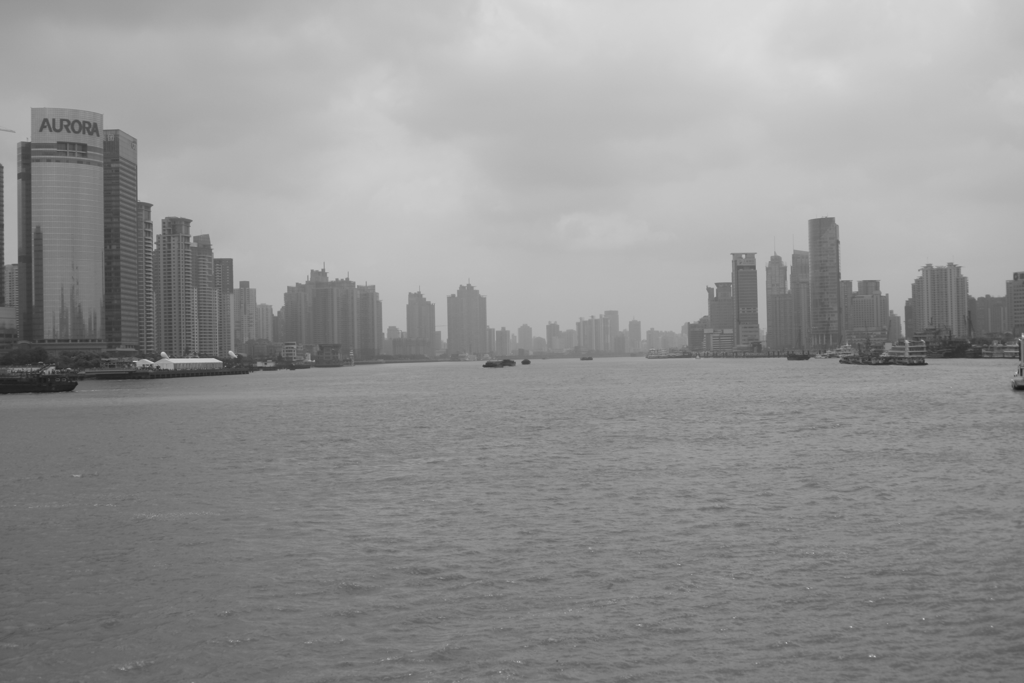
#> input picture Python/Panorama/shanghai-11.png, 1024 x 683 px
$ python Paorama.py
#> lines starting #> are read from the running program, lines starting #| are printed output that depends on the picture
import cv2
import matplotlib.pyplot as plt
import numpy as np


############
#Subsection 1
############
##SET 08###


img1=cv2.imread('shanghai-11.png');
#> img1 is the input picture: shape (683, 1024, 3); min 22, max 220, mean 146.7
img2=cv2.imread('shanghai-12.png');
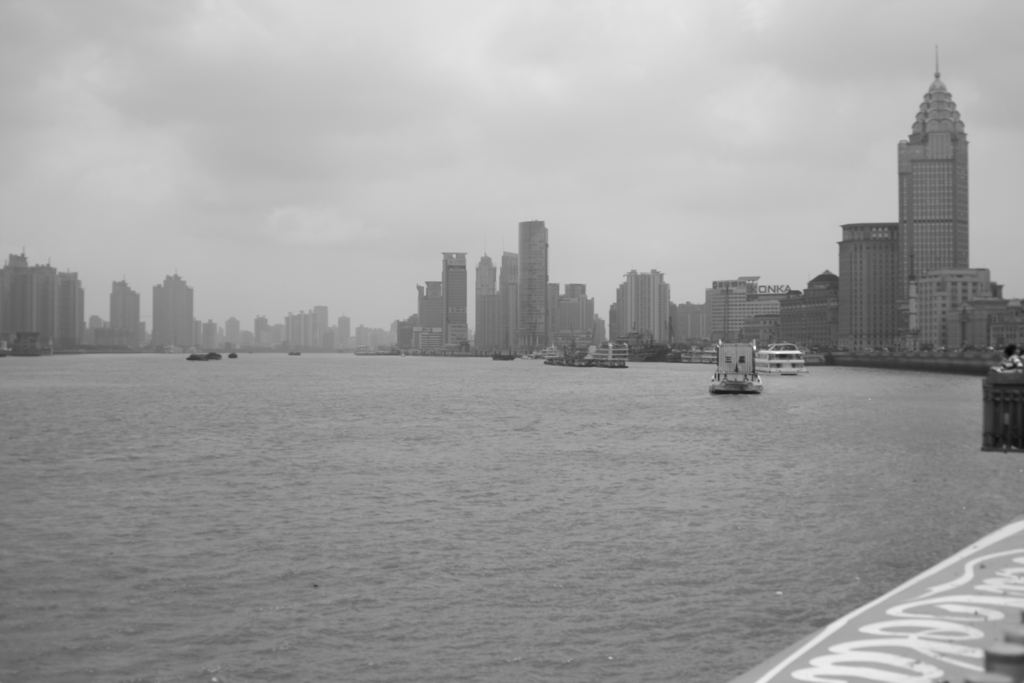
#> input picture Python/Panorama/shanghai-12.png, 1024 x 683 px
#> img2 is the input picture: shape (683, 1024, 3); min 8, max 255, mean 157.7
img3=cv2.imread('shanghai-13.png');
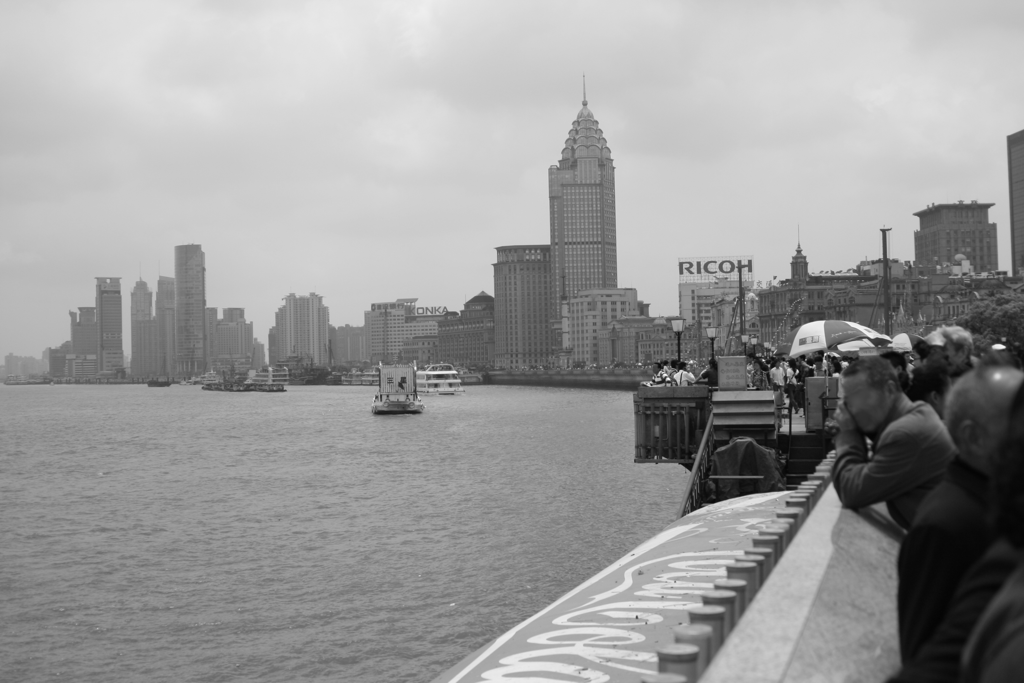
#> input picture Python/Panorama/shanghai-13.png, 1024 x 683 px
#> img3 is the input picture: shape (683, 1024, 3); min 3, max 251, mean 154.1

img1HSV=cv2.cvtColor(img1,cv2.COLOR_BGR2HSV)
#> img1HSV: shape (683, 1024, 3); mean H, S, V 0, 0, 146.7
img1HSV[:,:,2]+=17;
#> img1HSV: shape (683, 1024, 3); mean H, S, V 0, 0, 163.7
img1HSV[:,1,:]+=1;
#> img1HSV: shape (683, 1024, 3); mean H, S, V 0, 0, 163.7
img1HSV[1,:,:]+=10;
#> img1HSV: shape (683, 1024, 3); mean H, S, V 0, 0, 163.7
img1=cv2.cvtColor(img1HSV,cv2.COLOR_HSV2BGR)
#functia pentru incadrarea imaginilor dupa alipire/suprapunere(incadrarea panoramica)
# [14 lines left out: function trim, not called in this run]
#endregion


####################################################################################
#determinarea similaritatilor si alipirea imaginilor,daca imaginile au aceeasi incaltime.
####################################################################################


def matchCreatorForSameHight(img1, img2):
    orb = cv2.ORB_create()
    kp0, des0 = orb.detectAndCompute(img1, None)
#> kp0 = 500 keypoints; strongest (x, y, size): (163, 352, 31), (163, 353, 37.2), (134, 363, 31), (220, 361, 31)
    kp1, des1 = orb.detectAndCompute(img2, None)
#> kp1 = 500 keypoints; strongest (x, y, size): (754, 348, 31), (754, 347, 37.2), (757, 347, 44.6), (839, 243, 31)

    # Determinarea potrivirilor
    matcher = cv2.DescriptorMatcher_create(cv2.DESCRIPTOR_MATCHER_BRUTEFORCE_HAMMING)
    matches1 = matcher.match(des0, des1, None)
#> matches1 = 500 matches

    # Sortalrea potrivirilor
#> (the run stopped early here; a loop or call above may not have finished)
